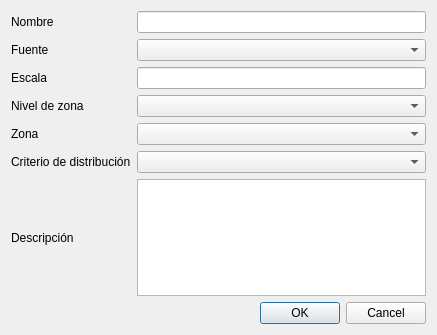
<?xml version="1.0" encoding="UTF-8"?>
<ui version="4.0">
 <class>AforoDlgClass</class>
 <widget class="DataDialog" name="AforoDlgClass">
  <property name="geometry">
   <rect>
    <x>0</x>
    <y>0</y>
    <width>437</width>
    <height>335</height>
   </rect>
  </property>
  <property name="windowTitle">
   <string>Datos de aforo</string>
  </property>
  <layout class="QVBoxLayout" name="verticalLayout">
   <item>
    <layout class="QGridLayout" name="gridLayout">
     <item row="0" column="0">
      <widget class="QLabel" name="label_3">
       <property name="text">
        <string>Nombre</string>
       </property>
       <property name="buddy">
        <cstring>nombre</cstring>
       </property>
      </widget>
     </item>
     <item row="0" column="1">
      <widget class="QLineEdit" name="nombre"/>
     </item>
     <item row="1" column="0">
      <widget class="QLabel" name="label_2">
       <property name="text">
        <string>Fuente</string>
       </property>
       <property name="buddy">
        <cstring>fuente</cstring>
       </property>
      </widget>
     </item>
     <item row="1" column="1">
      <widget class="TComboBox" name="fuente"/>
     </item>
     <item row="2" column="0">
      <widget class="QLabel" name="label_4">
       <property name="text">
        <string>Escala</string>
       </property>
       <property name="buddy">
        <cstring>escala</cstring>
       </property>
      </widget>
     </item>
     <item row="2" column="1">
      <widget class="QLineEdit" name="escala"/>
     </item>
     <item row="3" column="0">
      <widget class="QLabel" name="label_5">
       <property name="text">
        <string>Nivel de zona</string>
       </property>
       <property name="buddy">
        <cstring>nivelZona</cstring>
       </property>
      </widget>
     </item>
     <item row="3" column="1">
      <widget class="TComboBox" name="nivelZona"/>
     </item>
     <item row="4" column="0">
      <widget class="QLabel" name="label_6">
       <property name="text">
        <string>Zona</string>
       </property>
       <property name="buddy">
        <cstring>zona</cstring>
       </property>
      </widget>
     </item>
     <item row="4" column="1">
      <widget class="TComboBox" name="zona"/>
     </item>
     <item row="5" column="0">
      <widget class="QLabel" name="label_7">
       <property name="text">
        <string>Criterio de distribución</string>
       </property>
       <property name="buddy">
        <cstring>tipoDatoZona</cstring>
       </property>
      </widget>
     </item>
     <item row="5" column="1">
      <widget class="TComboBox" name="tipoDatoZona"/>
     </item>
     <item row="6" column="0">
      <widget class="QLabel" name="label">
       <property name="text">
        <string>Descripción</string>
       </property>
       <property name="buddy">
        <cstring>descripcion</cstring>
       </property>
      </widget>
     </item>
     <item row="6" column="1">
      <widget class="QTextEdit" name="descripcion"/>
     </item>
    </layout>
   </item>
   <item>
    <spacer name="verticalSpacer">
     <property name="orientation">
      <enum>Qt::Vertical</enum>
     </property>
     <property name="sizeHint" stdset="0">
      <size>
       <width>206</width>
       <height>58</height>
      </size>
     </property>
    </spacer>
   </item>
   <item>
    <widget class="QDialogButtonBox" name="buttonBox">
     <property name="standardButtons">
      <set>QDialogButtonBox::Cancel|QDialogButtonBox::Ok</set>
     </property>
    </widget>
   </item>
  </layout>
 </widget>
 <customwidgets>
  <customwidget>
   <class>DataDialog</class>
   <extends>QDialog</extends>
   <header>ts.h</header>
   <container>1</container>
  </customwidget>
  <customwidget>
   <class>TComboBox</class>
   <extends>QComboBox</extends>
   <header>ts.h</header>
  </customwidget>
 </customwidgets>
 <tabstops>
  <tabstop>nombre</tabstop>
  <tabstop>fuente</tabstop>
  <tabstop>escala</tabstop>
  <tabstop>nivelZona</tabstop>
  <tabstop>zona</tabstop>
  <tabstop>tipoDatoZona</tabstop>
  <tabstop>descripcion</tabstop>
  <tabstop>buttonBox</tabstop>
 </tabstops>
 <resources/>
 <connections>
  <connection>
   <sender>buttonBox</sender>
   <signal>accepted()</signal>
   <receiver>AforoDlgClass</receiver>
   <slot>accept()</slot>
   <hints>
    <hint type="sourcelabel">
     <x>170</x>
     <y>325</y>
    </hint>
    <hint type="destinationlabel">
     <x>152</x>
     <y>156</y>
    </hint>
   </hints>
  </connection>
  <connection>
   <sender>buttonBox</sender>
   <signal>rejected()</signal>
   <receiver>AforoDlgClass</receiver>
   <slot>reject()</slot>
   <hints>
    <hint type="sourcelabel">
     <x>170</x>
     <y>325</y>
    </hint>
    <hint type="destinationlabel">
     <x>152</x>
     <y>156</y>
    </hint>
   </hints>
  </connection>
 </connections>
</ui>
